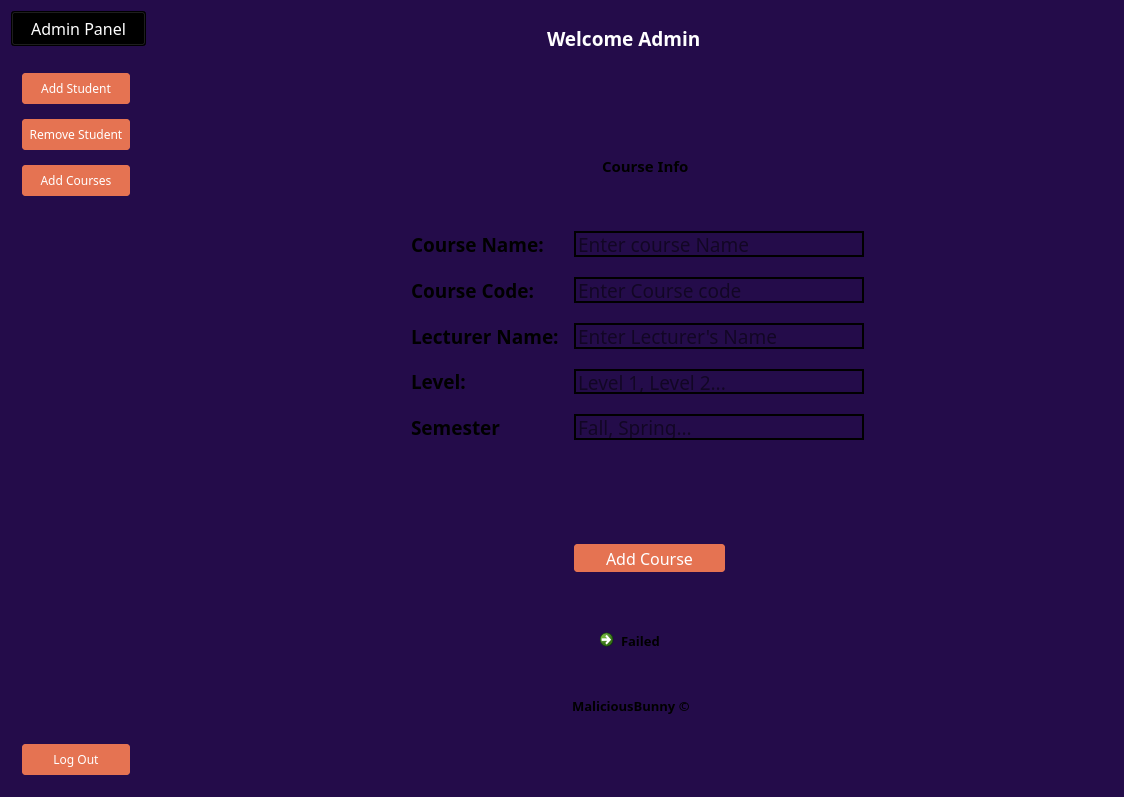
<?xml version="1.0" encoding="UTF-8"?>
<ui version="4.0">
 <class>AdminView</class>
 <widget class="QWidget" name="AdminView">
  <property name="geometry">
   <rect>
    <x>0</x>
    <y>0</y>
    <width>1124</width>
    <height>797</height>
   </rect>
  </property>
  <property name="windowTitle">
   <string>Admin View</string>
  </property>
  <property name="windowIcon">
   <iconset resource="../Icons/resources.qrc">
    <normaloff>:/resources/ict-university-461753.jpg</normaloff>:/resources/ict-university-461753.jpg</iconset>
  </property>
  <property name="styleSheet">
   <string notr="true">background-color:#240C4A;
</string>
  </property>
  <layout class="QGridLayout" name="gridLayout">
   <item row="1" column="0">
    <widget class="QFrame" name="frame">
     <property name="styleSheet">
      <string notr="true">background-color:#240C4A;

padding-right:5px;

color:white;

</string>
     </property>
     <layout class="QVBoxLayout" name="verticalLayout">
      <property name="spacing">
       <number>11</number>
      </property>
      <item>
       <widget class="QPushButton" name="AddStudentButtonAdmin">
        <property name="font">
         <font>
          <family>Hack Nerd Font</family>
         </font>
        </property>
        <property name="cursor">
         <cursorShape>PointingHandCursor</cursorShape>
        </property>
        <property name="styleSheet">
         <string notr="true">background-color:#E57352;

border: 2px solid #240C4A;

padding:7px;

border-radius: 5px;

</string>
        </property>
        <property name="text">
         <string>Add Student</string>
        </property>
       </widget>
      </item>
      <item>
       <widget class="QPushButton" name="RemoveStudentButtonAdmin">
        <property name="font">
         <font>
          <family>Hack Nerd Font</family>
         </font>
        </property>
        <property name="cursor">
         <cursorShape>PointingHandCursor</cursorShape>
        </property>
        <property name="styleSheet">
         <string notr="true">background-color:#E57352;

border: 2px solid #240C4A;

padding:7px;

border-radius: 5px;</string>
        </property>
        <property name="text">
         <string>Remove Student</string>
        </property>
       </widget>
      </item>
      <item>
       <widget class="QPushButton" name="AddCoursesButtonAdmin">
        <property name="font">
         <font>
          <family>Hack Nerd Font</family>
         </font>
        </property>
        <property name="cursor">
         <cursorShape>PointingHandCursor</cursorShape>
        </property>
        <property name="styleSheet">
         <string notr="true">background-color:#E57352;

border: 2px solid #240C4A;

padding:7px;

border-radius: 5px;</string>
        </property>
        <property name="text">
         <string>Add Courses</string>
        </property>
       </widget>
      </item>
      <item>
       <spacer name="verticalSpacer">
        <property name="orientation">
         <enum>Qt::Vertical</enum>
        </property>
        <property name="sizeHint" stdset="0">
         <size>
          <width>20</width>
          <height>538</height>
         </size>
        </property>
       </spacer>
      </item>
      <item>
       <widget class="QPushButton" name="LogoutButtonAdmin">
        <property name="font">
         <font>
          <family>Hack Nerd Font</family>
         </font>
        </property>
        <property name="cursor">
         <cursorShape>PointingHandCursor</cursorShape>
        </property>
        <property name="styleSheet">
         <string notr="true">background-color:#E57352;

border: 2px solid #240C4A;

padding:7px;

border-radius: 5px;</string>
        </property>
        <property name="text">
         <string>Log Out</string>
        </property>
       </widget>
      </item>
     </layout>
    </widget>
   </item>
   <item row="0" column="1">
    <widget class="QLabel" name="label">
     <property name="font">
      <font>
       <family>Hack Nerd Font</family>
       <pointsize>14</pointsize>
       <bold>true</bold>
      </font>
     </property>
     <property name="styleSheet">
      <string notr="true">color:white;

padding-left:390px;

padding-top:10px;

</string>
     </property>
     <property name="text">
      <string>Welcome Admin</string>
     </property>
    </widget>
   </item>
   <item row="0" column="0">
    <widget class="QPushButton" name="pushButton_6">
     <property name="font">
      <font>
       <family>Hack Nerd Font</family>
       <pointsize>12</pointsize>
      </font>
     </property>
     <property name="styleSheet">
      <string notr="true">background-color: transperent;

color:white;
padding:5px;
margin-bottom:10px
</string>
     </property>
     <property name="text">
      <string>Admin Panel</string>
     </property>
     <property name="icon">
      <iconset resource="../Icons/resources.qrc">
       <normaloff>:/resources/ict-university-461753.jpg</normaloff>:/resources/ict-university-461753.jpg</iconset>
     </property>
     <property name="iconSize">
      <size>
       <width>40</width>
       <height>40</height>
      </size>
     </property>
    </widget>
   </item>
   <item row="1" column="1">
    <widget class="QStackedWidget" name="stackedWidget">
     <property name="font">
      <font>
       <family>Hack Nerd Font</family>
       <pointsize>11</pointsize>
      </font>
     </property>
     <property name="styleSheet">
      <string notr="true">background-color:white;

border: 8px inset #240C4A;

border-radius:30px;

QLabel{
border:none;
};

QLineEdit{
border:none;
}</string>
     </property>
     <property name="currentIndex">
      <number>2</number>
     </property>
     <widget class="QWidget" name="page">
      <widget class="QLabel" name="label_7">
       <property name="geometry">
        <rect>
         <x>420</x>
         <y>630</y>
         <width>141</width>
         <height>28</height>
        </rect>
       </property>
       <property name="font">
        <font>
         <family>Hack Nerd Font</family>
         <pointsize>10</pointsize>
         <bold>true</bold>
        </font>
       </property>
       <property name="styleSheet">
        <string notr="true">border:none</string>
       </property>
       <property name="text">
        <string>MaliciousBunny ©</string>
       </property>
      </widget>
      <widget class="QLabel" name="label_8">
       <property name="geometry">
        <rect>
         <x>440</x>
         <y>90</y>
         <width>121</width>
         <height>28</height>
        </rect>
       </property>
       <property name="font">
        <font>
         <family>Hack Nerd Font</family>
         <pointsize>11</pointsize>
         <bold>true</bold>
        </font>
       </property>
       <property name="styleSheet">
        <string notr="true">border:none</string>
       </property>
       <property name="text">
        <string>Student Info</string>
       </property>
      </widget>
      <widget class="QPushButton" name="AddStudentStackButton">
       <property name="geometry">
        <rect>
         <x>410</x>
         <y>490</y>
         <width>155</width>
         <height>32</height>
        </rect>
       </property>
       <property name="font">
        <font>
         <family>Hack Nerd Font</family>
         <pointsize>12</pointsize>
        </font>
       </property>
       <property name="cursor">
        <cursorShape>PointingHandCursor</cursorShape>
       </property>
       <property name="styleSheet">
        <string notr="true">background-color:#E57352;

border: 2px solid #240C4A;

padding:7px;

border-radius: 5px;

color:white;

</string>
       </property>
       <property name="text">
        <string>Add Student</string>
       </property>
      </widget>
      <widget class="QFrame" name="frame">
       <property name="geometry">
        <rect>
         <x>240</x>
         <y>160</y>
         <width>471</width>
         <height>227</height>
        </rect>
       </property>
       <property name="styleSheet">
        <string notr="true">border:none;</string>
       </property>
       <layout class="QFormLayout" name="formLayout">
        <property name="horizontalSpacing">
         <number>15</number>
        </property>
        <property name="verticalSpacing">
         <number>20</number>
        </property>
        <item row="0" column="0">
         <widget class="QLabel" name="label_2">
          <property name="font">
           <font>
            <family>Hack Nerd Font</family>
            <pointsize>14</pointsize>
            <bold>true</bold>
           </font>
          </property>
          <property name="styleSheet">
           <string notr="true">border:none</string>
          </property>
          <property name="text">
           <string>Name:</string>
          </property>
         </widget>
        </item>
        <item row="0" column="1">
         <widget class="QLineEdit" name="AddStudentName">
          <property name="font">
           <font>
            <family>Hack Nerd Font</family>
            <pointsize>14</pointsize>
           </font>
          </property>
          <property name="styleSheet">
           <string notr="true">border:2px solid black;</string>
          </property>
          <property name="placeholderText">
           <string>Enter Student Name</string>
          </property>
         </widget>
        </item>
        <item row="1" column="0">
         <widget class="QLabel" name="label_3">
          <property name="font">
           <font>
            <family>Hack Nerd Font</family>
            <pointsize>14</pointsize>
            <bold>true</bold>
           </font>
          </property>
          <property name="styleSheet">
           <string notr="true">border:none</string>
          </property>
          <property name="text">
           <string>Matricule:</string>
          </property>
         </widget>
        </item>
        <item row="1" column="1">
         <widget class="QLineEdit" name="AddStudentMatricule">
          <property name="font">
           <font>
            <family>Hack Nerd Font</family>
            <pointsize>14</pointsize>
           </font>
          </property>
          <property name="styleSheet">
           <string notr="true">border:2px solid black;</string>
          </property>
          <property name="placeholderText">
           <string>Enter Student Matricule</string>
          </property>
         </widget>
        </item>
        <item row="2" column="0">
         <widget class="QLabel" name="label_4">
          <property name="font">
           <font>
            <family>Hack Nerd Font</family>
            <pointsize>14</pointsize>
            <bold>true</bold>
           </font>
          </property>
          <property name="styleSheet">
           <string notr="true">border:none</string>
          </property>
          <property name="text">
           <string>Email:</string>
          </property>
         </widget>
        </item>
        <item row="2" column="1">
         <widget class="QLineEdit" name="AddStudentEmail">
          <property name="font">
           <font>
            <family>Hack Nerd Font</family>
            <pointsize>14</pointsize>
           </font>
          </property>
          <property name="styleSheet">
           <string notr="true">border:2px solid black;</string>
          </property>
          <property name="placeholderText">
           <string>Enter Student's Email</string>
          </property>
         </widget>
        </item>
        <item row="3" column="0">
         <widget class="QLabel" name="label_5">
          <property name="font">
           <font>
            <family>Hack Nerd Font</family>
            <pointsize>14</pointsize>
            <bold>true</bold>
           </font>
          </property>
          <property name="styleSheet">
           <string notr="true">border:none</string>
          </property>
          <property name="text">
           <string>Address:</string>
          </property>
         </widget>
        </item>
        <item row="3" column="1">
         <widget class="QLineEdit" name="AddStudentAddress">
          <property name="font">
           <font>
            <family>Hack Nerd Font</family>
            <pointsize>14</pointsize>
           </font>
          </property>
          <property name="styleSheet">
           <string notr="true">border:2px solid black;</string>
          </property>
          <property name="placeholderText">
           <string>Enter student's Address</string>
          </property>
         </widget>
        </item>
        <item row="4" column="0">
         <widget class="QLabel" name="label_6">
          <property name="font">
           <font>
            <family>Hack Nerd Font</family>
            <pointsize>14</pointsize>
            <bold>true</bold>
           </font>
          </property>
          <property name="styleSheet">
           <string notr="true">border:none</string>
          </property>
          <property name="text">
           <string>Semester</string>
          </property>
         </widget>
        </item>
        <item row="4" column="1">
         <widget class="QLineEdit" name="AddStudentSemester">
          <property name="font">
           <font>
            <family>Hack Nerd Font</family>
            <pointsize>14</pointsize>
           </font>
          </property>
          <property name="styleSheet">
           <string notr="true">border:2px solid black;</string>
          </property>
          <property name="placeholderText">
           <string>Fall, Spring...</string>
          </property>
         </widget>
        </item>
       </layout>
      </widget>
      <widget class="QCommandLinkButton" name="AddStudentDone">
       <property name="geometry">
        <rect>
         <x>440</x>
         <y>570</y>
         <width>168</width>
         <height>41</height>
        </rect>
       </property>
       <property name="font">
        <font>
         <family>Hack Nerd Font</family>
         <pointsize>10</pointsize>
        </font>
       </property>
       <property name="styleSheet">
        <string notr="true">border:none;</string>
       </property>
       <property name="text">
        <string>Added</string>
       </property>
       <property name="icon">
        <iconset resource="../Icons/resources.qrc">
         <normaloff>:/resources/check.png</normaloff>:/resources/check.png</iconset>
       </property>
      </widget>
      <widget class="QCommandLinkButton" name="AddeStudentFailed">
       <property name="geometry">
        <rect>
         <x>430</x>
         <y>570</y>
         <width>168</width>
         <height>41</height>
        </rect>
       </property>
       <property name="font">
        <font>
         <family>Hack Nerd Font</family>
         <pointsize>10</pointsize>
        </font>
       </property>
       <property name="styleSheet">
        <string notr="true">border:none;</string>
       </property>
       <property name="text">
        <string>Failed</string>
       </property>
       <property name="icon">
        <iconset resource="../Icons/resources.qrc">
         <normaloff>:/resources/close.png</normaloff>:/resources/close.png</iconset>
       </property>
      </widget>
     </widget>
     <widget class="QWidget" name="page_2">
      <widget class="QLabel" name="label_9">
       <property name="geometry">
        <rect>
         <x>430</x>
         <y>620</y>
         <width>141</width>
         <height>28</height>
        </rect>
       </property>
       <property name="font">
        <font>
         <family>Hack Nerd Font</family>
         <pointsize>10</pointsize>
         <bold>true</bold>
        </font>
       </property>
       <property name="styleSheet">
        <string notr="true">border:none</string>
       </property>
       <property name="text">
        <string>MaliciousBunny ©</string>
       </property>
      </widget>
      <widget class="QLabel" name="label_10">
       <property name="geometry">
        <rect>
         <x>450</x>
         <y>80</y>
         <width>121</width>
         <height>28</height>
        </rect>
       </property>
       <property name="font">
        <font>
         <family>Hack Nerd Font</family>
         <pointsize>11</pointsize>
         <bold>true</bold>
        </font>
       </property>
       <property name="styleSheet">
        <string notr="true">border:none</string>
       </property>
       <property name="text">
        <string>Student Info</string>
       </property>
      </widget>
      <widget class="QPushButton" name="RemoveStudentStackButton">
       <property name="geometry">
        <rect>
         <x>420</x>
         <y>470</y>
         <width>155</width>
         <height>32</height>
        </rect>
       </property>
       <property name="font">
        <font>
         <family>Hack Nerd Font</family>
         <pointsize>12</pointsize>
        </font>
       </property>
       <property name="cursor">
        <cursorShape>PointingHandCursor</cursorShape>
       </property>
       <property name="styleSheet">
        <string notr="true">background-color:#E57352;

border: 2px solid #240C4A;

padding:7px;

border-radius: 5px;

color:white;

</string>
       </property>
       <property name="text">
        <string>Remove Student</string>
       </property>
      </widget>
      <widget class="QFrame" name="frame">
       <property name="geometry">
        <rect>
         <x>250</x>
         <y>170</y>
         <width>471</width>
         <height>227</height>
        </rect>
       </property>
       <property name="styleSheet">
        <string notr="true">border:none;</string>
       </property>
       <layout class="QFormLayout" name="formLayout_3">
        <property name="horizontalSpacing">
         <number>15</number>
        </property>
        <property name="verticalSpacing">
         <number>20</number>
        </property>
        <item row="0" column="0">
         <widget class="QLabel" name="label_16">
          <property name="font">
           <font>
            <family>Hack Nerd Font</family>
            <pointsize>14</pointsize>
            <bold>true</bold>
           </font>
          </property>
          <property name="styleSheet">
           <string notr="true">border:none</string>
          </property>
          <property name="text">
           <string>Name:</string>
          </property>
         </widget>
        </item>
        <item row="0" column="1">
         <widget class="QLineEdit" name="RemoveStudentName">
          <property name="font">
           <font>
            <family>Hack Nerd Font</family>
            <pointsize>14</pointsize>
           </font>
          </property>
          <property name="styleSheet">
           <string notr="true">border:2px solid black;</string>
          </property>
          <property name="placeholderText">
           <string>Enter Student Name</string>
          </property>
         </widget>
        </item>
        <item row="1" column="0">
         <widget class="QLabel" name="label_17">
          <property name="font">
           <font>
            <family>Hack Nerd Font</family>
            <pointsize>14</pointsize>
            <bold>true</bold>
           </font>
          </property>
          <property name="styleSheet">
           <string notr="true">border:none</string>
          </property>
          <property name="text">
           <string>Matricule:</string>
          </property>
         </widget>
        </item>
        <item row="1" column="1">
         <widget class="QLineEdit" name="RemoveStudentMatricule">
          <property name="font">
           <font>
            <family>Hack Nerd Font</family>
            <pointsize>14</pointsize>
           </font>
          </property>
          <property name="styleSheet">
           <string notr="true">border:2px solid black;</string>
          </property>
          <property name="placeholderText">
           <string>Enter Student Matricule</string>
          </property>
         </widget>
        </item>
        <item row="2" column="0">
         <widget class="QLabel" name="label_18">
          <property name="font">
           <font>
            <family>Hack Nerd Font</family>
            <pointsize>14</pointsize>
            <bold>true</bold>
           </font>
          </property>
          <property name="styleSheet">
           <string notr="true">border:none</string>
          </property>
          <property name="text">
           <string>Email:</string>
          </property>
         </widget>
        </item>
        <item row="2" column="1">
         <widget class="QLineEdit" name="RemoveStudentEmail">
          <property name="font">
           <font>
            <family>Hack Nerd Font</family>
            <pointsize>14</pointsize>
           </font>
          </property>
          <property name="styleSheet">
           <string notr="true">border:2px solid black;</string>
          </property>
          <property name="placeholderText">
           <string>Enter Student's Email</string>
          </property>
         </widget>
        </item>
        <item row="3" column="0">
         <widget class="QLabel" name="label_19">
          <property name="font">
           <font>
            <family>Hack Nerd Font</family>
            <pointsize>14</pointsize>
            <bold>true</bold>
           </font>
          </property>
          <property name="styleSheet">
           <string notr="true">border:none</string>
          </property>
          <property name="text">
           <string>Address:</string>
          </property>
         </widget>
        </item>
        <item row="3" column="1">
         <widget class="QLineEdit" name="RemoveStudentAddress">
          <property name="font">
           <font>
            <family>Hack Nerd Font</family>
            <pointsize>14</pointsize>
           </font>
          </property>
          <property name="styleSheet">
           <string notr="true">border:2px solid black;</string>
          </property>
          <property name="placeholderText">
           <string>Enter student's Address</string>
          </property>
         </widget>
        </item>
       </layout>
      </widget>
      <widget class="QCommandLinkButton" name="RemoveStudentDone">
       <property name="geometry">
        <rect>
         <x>440</x>
         <y>540</y>
         <width>168</width>
         <height>41</height>
        </rect>
       </property>
       <property name="font">
        <font>
         <family>Hack Nerd Font</family>
         <pointsize>10</pointsize>
        </font>
       </property>
       <property name="styleSheet">
        <string notr="true">border:none;</string>
       </property>
       <property name="text">
        <string>Added</string>
       </property>
       <property name="icon">
        <iconset resource="../Icons/resources.qrc">
         <normaloff>:/resources/check.png</normaloff>:/resources/check.png</iconset>
       </property>
      </widget>
      <widget class="QCommandLinkButton" name="RemoveStudentFailed_2">
       <property name="geometry">
        <rect>
         <x>430</x>
         <y>540</y>
         <width>168</width>
         <height>41</height>
        </rect>
       </property>
       <property name="font">
        <font>
         <family>Hack Nerd Font</family>
         <pointsize>10</pointsize>
        </font>
       </property>
       <property name="styleSheet">
        <string notr="true">border:none;</string>
       </property>
       <property name="text">
        <string>Failed</string>
       </property>
       <property name="icon">
        <iconset resource="../Icons/resources.qrc">
         <normaloff>:/resources/close.png</normaloff>:/resources/close.png</iconset>
       </property>
      </widget>
     </widget>
     <widget class="QWidget" name="page_3">
      <widget class="QLabel" name="label_20">
       <property name="geometry">
        <rect>
         <x>420</x>
         <y>630</y>
         <width>141</width>
         <height>28</height>
        </rect>
       </property>
       <property name="font">
        <font>
         <family>Hack Nerd Font</family>
         <pointsize>10</pointsize>
         <bold>true</bold>
        </font>
       </property>
       <property name="styleSheet">
        <string notr="true">border:none</string>
       </property>
       <property name="text">
        <string>MaliciousBunny ©</string>
       </property>
      </widget>
      <widget class="QLabel" name="label_21">
       <property name="geometry">
        <rect>
         <x>450</x>
         <y>90</y>
         <width>121</width>
         <height>28</height>
        </rect>
       </property>
       <property name="font">
        <font>
         <family>Hack Nerd Font</family>
         <pointsize>11</pointsize>
         <bold>true</bold>
        </font>
       </property>
       <property name="styleSheet">
        <string notr="true">border:none</string>
       </property>
       <property name="text">
        <string>Course Info</string>
       </property>
      </widget>
      <widget class="QPushButton" name="AddcourseStackButton">
       <property name="geometry">
        <rect>
         <x>420</x>
         <y>480</y>
         <width>155</width>
         <height>32</height>
        </rect>
       </property>
       <property name="font">
        <font>
         <family>Hack Nerd Font</family>
         <pointsize>12</pointsize>
        </font>
       </property>
       <property name="cursor">
        <cursorShape>PointingHandCursor</cursorShape>
       </property>
       <property name="styleSheet">
        <string notr="true">background-color:#E57352;

border: 2px solid #240C4A;

padding:7px;

border-radius: 5px;

color:white;

</string>
       </property>
       <property name="text">
        <string>Add Course</string>
       </property>
      </widget>
      <widget class="QFrame" name="frame_2">
       <property name="geometry">
        <rect>
         <x>250</x>
         <y>160</y>
         <width>471</width>
         <height>227</height>
        </rect>
       </property>
       <property name="styleSheet">
        <string notr="true">border:none;</string>
       </property>
       <layout class="QFormLayout" name="formLayout_4">
        <property name="horizontalSpacing">
         <number>15</number>
        </property>
        <property name="verticalSpacing">
         <number>20</number>
        </property>
        <item row="0" column="0">
         <widget class="QLabel" name="label_22">
          <property name="font">
           <font>
            <family>Hack Nerd Font</family>
            <pointsize>14</pointsize>
            <bold>true</bold>
           </font>
          </property>
          <property name="styleSheet">
           <string notr="true">border:none</string>
          </property>
          <property name="text">
           <string>Course Name:</string>
          </property>
         </widget>
        </item>
        <item row="0" column="1">
         <widget class="QLineEdit" name="AddCourseName">
          <property name="font">
           <font>
            <family>Hack Nerd Font</family>
            <pointsize>14</pointsize>
           </font>
          </property>
          <property name="styleSheet">
           <string notr="true">border:2px solid black;</string>
          </property>
          <property name="placeholderText">
           <string>Enter course Name</string>
          </property>
         </widget>
        </item>
        <item row="1" column="0">
         <widget class="QLabel" name="label_23">
          <property name="font">
           <font>
            <family>Hack Nerd Font</family>
            <pointsize>14</pointsize>
            <bold>true</bold>
           </font>
          </property>
          <property name="styleSheet">
           <string notr="true">border:none</string>
          </property>
          <property name="text">
           <string>Course Code:</string>
          </property>
         </widget>
        </item>
        <item row="1" column="1">
         <widget class="QLineEdit" name="AddCourseCode">
          <property name="font">
           <font>
            <family>Hack Nerd Font</family>
            <pointsize>14</pointsize>
           </font>
          </property>
          <property name="styleSheet">
           <string notr="true">border:2px solid black;</string>
          </property>
          <property name="placeholderText">
           <string>Enter Course code</string>
          </property>
         </widget>
        </item>
        <item row="2" column="0">
         <widget class="QLabel" name="label_24">
          <property name="font">
           <font>
            <family>Hack Nerd Font</family>
            <pointsize>14</pointsize>
            <bold>true</bold>
           </font>
          </property>
          <property name="styleSheet">
           <string notr="true">border:none</string>
          </property>
          <property name="text">
           <string>Lecturer Name:</string>
          </property>
         </widget>
        </item>
        <item row="2" column="1">
         <widget class="QLineEdit" name="AddLecturerName">
          <property name="font">
           <font>
            <family>Hack Nerd Font</family>
            <pointsize>14</pointsize>
           </font>
          </property>
          <property name="styleSheet">
           <string notr="true">border:2px solid black;</string>
          </property>
          <property name="placeholderText">
           <string>Enter Lecturer's Name</string>
          </property>
         </widget>
        </item>
        <item row="3" column="0">
         <widget class="QLabel" name="label_25">
          <property name="font">
           <font>
            <family>Hack Nerd Font</family>
            <pointsize>14</pointsize>
            <bold>true</bold>
           </font>
          </property>
          <property name="styleSheet">
           <string notr="true">border:none</string>
          </property>
          <property name="text">
           <string>Level:</string>
          </property>
         </widget>
        </item>
        <item row="3" column="1">
         <widget class="QLineEdit" name="AddCourseLevel">
          <property name="font">
           <font>
            <family>Hack Nerd Font</family>
            <pointsize>14</pointsize>
           </font>
          </property>
          <property name="styleSheet">
           <string notr="true">border:2px solid black;</string>
          </property>
          <property name="placeholderText">
           <string>Level 1, Level 2...</string>
          </property>
         </widget>
        </item>
        <item row="4" column="0">
         <widget class="QLabel" name="label_26">
          <property name="font">
           <font>
            <family>Hack Nerd Font</family>
            <pointsize>14</pointsize>
            <bold>true</bold>
           </font>
          </property>
          <property name="styleSheet">
           <string notr="true">border:none</string>
          </property>
          <property name="text">
           <string>Semester</string>
          </property>
         </widget>
        </item>
        <item row="4" column="1">
         <widget class="QLineEdit" name="AddCOurseSemester">
          <property name="font">
           <font>
            <family>Hack Nerd Font</family>
            <pointsize>14</pointsize>
           </font>
          </property>
          <property name="styleSheet">
           <string notr="true">border:2px solid black;</string>
          </property>
          <property name="placeholderText">
           <string>Fall, Spring...</string>
          </property>
         </widget>
        </item>
       </layout>
      </widget>
      <widget class="QCommandLinkButton" name="AddCourseDOne">
       <property name="geometry">
        <rect>
         <x>450</x>
         <y>560</y>
         <width>168</width>
         <height>41</height>
        </rect>
       </property>
       <property name="font">
        <font>
         <family>Hack Nerd Font</family>
         <pointsize>10</pointsize>
        </font>
       </property>
       <property name="styleSheet">
        <string notr="true">border:none;</string>
       </property>
       <property name="text">
        <string>Added</string>
       </property>
       <property name="icon">
        <iconset resource="../Icons/resources.qrc">
         <normaloff>:/resources/check.png</normaloff>:/resources/check.png</iconset>
       </property>
      </widget>
      <widget class="QCommandLinkButton" name="AddCourseFailed">
       <property name="geometry">
        <rect>
         <x>440</x>
         <y>560</y>
         <width>168</width>
         <height>41</height>
        </rect>
       </property>
       <property name="font">
        <font>
         <family>Hack Nerd Font</family>
         <pointsize>10</pointsize>
        </font>
       </property>
       <property name="styleSheet">
        <string notr="true">border:none;</string>
       </property>
       <property name="text">
        <string>Failed</string>
       </property>
       <property name="icon">
        <iconset resource="../Icons/resources.qrc">
         <normaloff>:/resources/close.png</normaloff>:/resources/close.png</iconset>
       </property>
      </widget>
     </widget>
    </widget>
   </item>
  </layout>
 </widget>
 <resources>
  <include location="../Icons/resources.qrc"/>
 </resources>
 <connections/>
</ui>
